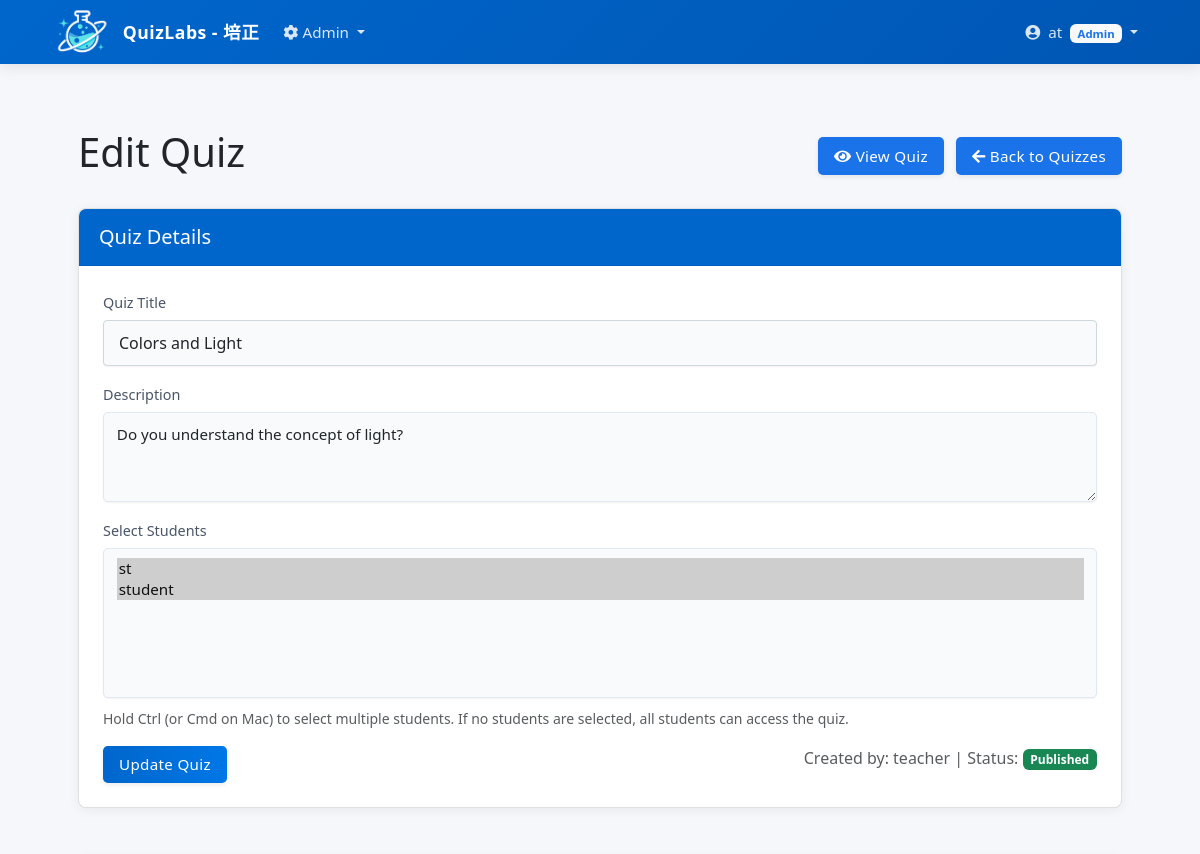
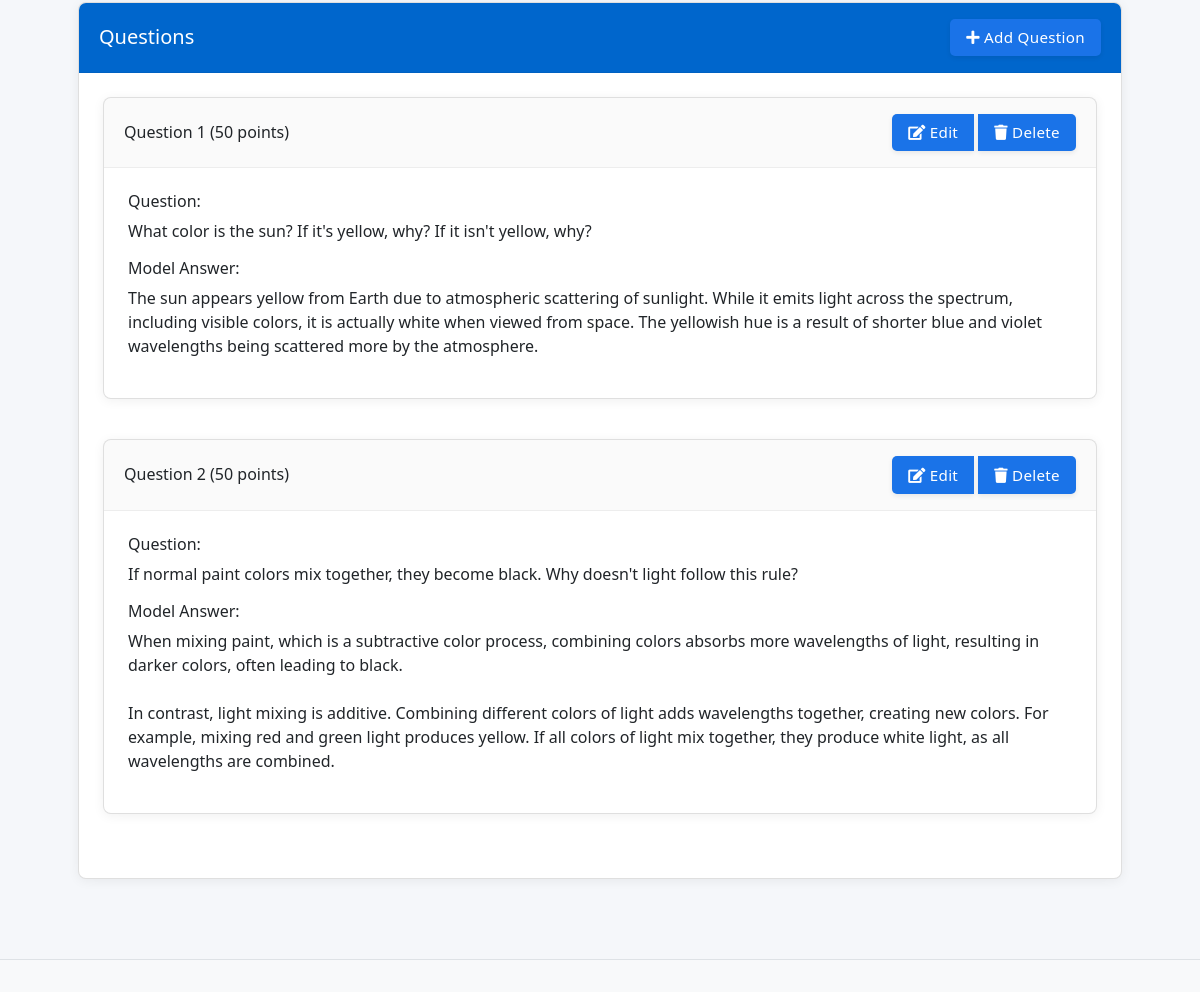
/admin/quizzes/edit_quiz.php?id=gG8jJMx38gn (signed in), run on the app's committed database (2 pictures, top to bottom).
### tables this page shows
CREATE TABLE quizzes (
    id INTEGER PRIMARY KEY AUTOINCREMENT,
    title TEXT NOT NULL,
    description TEXT,
    created_by INTEGER NOT NULL,
    is_published INTEGER DEFAULT 0,
    created_at TIMESTAMP DEFAULT CURRENT_TIMESTAMP,
    updated_at TIMESTAMP DEFAULT CURRENT_TIMESTAMP, hash_id VARCHAR(16), allow_redo INTEGER DEFAULT 0, exam_mode INTEGER DEFAULT 0,
    FOREIGN KEY (created_by) REFERENCES users(id) ON DELETE CASCADE
);

CREATE TABLE quiz_student_access (
    quiz_id INTEGER NOT NULL,
    student_id INTEGER NOT NULL,
    PRIMARY KEY (quiz_id, student_id),
    FOREIGN KEY (quiz_id) REFERENCES quizzes(id) ON DELETE CASCADE,
    FOREIGN KEY (student_id) REFERENCES users(id) ON DELETE CASCADE
);

CREATE TABLE users (
    id INTEGER PRIMARY KEY AUTOINCREMENT,
    username TEXT NOT NULL UNIQUE,
    password TEXT NOT NULL,
    role TEXT NOT NULL CHECK (role IN ('admin', 'teacher', 'student')),
    name TEXT,
    email TEXT,
    created_at TIMESTAMP DEFAULT CURRENT_TIMESTAMP
, hash_id TEXT);

CREATE TABLE questions (
    id INTEGER PRIMARY KEY AUTOINCREMENT,
    quiz_id INTEGER NOT NULL,
    question_text TEXT NOT NULL,
    model_answer TEXT NOT NULL,
    points INTEGER DEFAULT 10,
    created_at TIMESTAMP DEFAULT CURRENT_TIMESTAMP,
    FOREIGN KEY (quiz_id) REFERENCES quizzes(id) ON DELETE CASCADE
);

### lib/database/db.php (called while the page is built, shortened)
<?php
require_once __DIR__ . '/../../config.php';
class Database {
    private $conn;
    public function __construct() {
        try {
            $dir = dirname(DB_FILE);
            $this->conn = new PDO("sqlite:" . DB_FILE);
            $this->conn->setAttribute(PDO::ATTR_ERRMODE, PDO::ERRMODE_EXCEPTION);
            $this->conn->exec('PRAGMA foreign_keys = ON');
            $this->conn->exec('
                CREATE TABLE IF NOT EXISTS settings (
                    id INTEGER PRIMARY KEY AUTOINCREMENT,
                    key TEXT UNIQUE NOT NULL,
                    value TEXT,
                    updated_by INTEGER,
                    updated_at TIMESTAMP DEFAULT CURRENT_TIMESTAMP,
                    FOREIGN KEY (updated_by) REFERENCES users(id)
                )
            ');
            $settingsCount = $this->single("SELECT COUNT(*) as count FROM settings", []);
            $this->query("INSERT OR IGNORE INTO settings (key, value) VALUES (?, ?)", ['quick_login_enabled', '1']);
        } catch(PDOException $e) {
            die("Connection failed: " . $e->getMessage());
        }
    }
    public function query($sql, $params = []) {
        try {
            $stmt = $this->conn->prepare($sql);
            $stmt->execute($params);
            return $stmt;
        } catch(PDOException $e) {
            die("Query failed: " . $e->getMessage());
        }
    }
    public function single($sql, $params = []) {
        $stmt = $this->query($sql, $params);
        return $stmt->fetch(PDO::FETCH_ASSOC);
    }
    public function resultSet($sql, $params = []) {
        $stmt = $this->query($sql, $params);
        return $stmt->fetchAll(PDO::FETCH_ASSOC);
    }
}

### lib/config/config.php (called while the page is built, shortened)
<?php
require_once __DIR__ . '/../database/db.php';
function getIdFromHash($table, $hashId) {
    global $db;
    $result = $db->single("SELECT id FROM $table WHERE hash_id = ?", [$hashId]);
    return $result ? $result['id'] : null;
}

### admin/quizzes/edit_quiz.php (the view, shortened to what this page needs)
<?php
require_once __DIR__ . '/../../config.php';
$db = new Database();
$quiz_hash_id = isset($_GET['id']) ? $_GET['id'] : '';
$quiz_id = getIdFromHash('quizzes', $quiz_hash_id);
$quiz = $db->single("
    SELECT q.*, u.username as creator_name
    FROM quizzes q
    JOIN users u ON q.created_by = u.id
    WHERE q.id = ?
", [$quiz_id]);
$questions = $db->resultSet("
    SELECT * FROM questions
    WHERE quiz_id = ?
    ORDER BY id ASC
", [$quiz_id]);
$quizStudents = $db->resultSet("SELECT student_id FROM quiz_student_access WHERE quiz_id = ?", [$quiz_id]);
$studentIds = array_map(fn($student) => $student['student_id'], $quizStudents);
include_once INCLUDES_PATH . '/header.php';
?>
<div class="container my-4">
    <div class="d-flex justify-content-between align-items-center mb-4">
        <h1>Edit Quiz</h1>
        <div>
            <a href="<?= BASE_URL ?>/admin/quizzes/view_quiz.php?id=<?= $quiz_hash_id ?>" class="btn btn-info">
                <i class="fas fa-eye"></i> View Quiz
            </a>
            <a href="<?= BASE_URL ?>/admin/quizzes" class="btn btn-outline-secondary ms-2">
                <i class="fas fa-arrow-left"></i> Back to Quizzes
            </a>
        </div>
    </div>
    <div class="row">
        <div class="col-md-12 mb-4">
            <div class="card">
                <div class="card-header bg-primary text-white">
                    <h5 class="card-title mb-0">Quiz Details</h5>
                </div>
                <div class="card-body">
                    <form method="post" action="">
                        <div class="mb-3">
                            <label for="title" class="form-label">Quiz Title</label>
                            <input type="text" class="form-control" id="title" name="title" value="<?= htmlspecialchars($quiz['title']) ?>" required>
                        </div>
                        <div class="mb-3">
                            <label for="description" class="form-label">Description</label>
                            <textarea class="form-control" id="description" name="description" rows="3"><?= htmlspecialchars($quiz['description']) ?></textarea>
                        </div>
                        <div class="mb-3">
                            <label for="selected_students" class="form-label">Select Students</label>
                            <select id="selected_students" name="selected_students[]" multiple class="form-select" style="height: 150px;">
                                <?php
                                $students = $db->resultSet("SELECT id, username, name FROM users WHERE role = ? ORDER BY name, username", [ROLE_STUDENT]);
                                foreach ($students as $student):
                                    $display_name = !empty($student['name']) ? $student['name'] . ' (' . $student['username'] . ')' : $student['username'];
                                ?>
                                    <option value="<?= $student['id'] ?>" <?= in_array($student['id'], $studentIds) ? 'selected' : '' ?>><?= htmlspecialchars($display_name) ?></option>
                                <?php endforeach; ?>
                            </select>
                            <div class="mt-2">
                                <small class="text-muted">Hold Ctrl (or Cmd on Mac) to select multiple students. If no students are selected, all students can access the quiz.</small>
                            </div>
                        </div>
                        <div class="d-flex justify-content-between">
                            <div>
                                <button type="submit" name="update_quiz" class="btn btn-primary">Update Quiz</button>
                            </div>
                            <div>
                                <span class="text-muted">Created by: <?= htmlspecialchars($quiz['creator_name']) ?> | Status:
                                    <span class="badge bg-<?= $quiz['is_published'] ? 'success' : 'warning' ?>">
                                        <?= $quiz['is_published'] ? 'Published' : 'Draft' ?>
                                    </span>
                                </span>
                            </div>
                        </div>
                    </form>
                </div>
            </div>
        </div>
        <div class="col-md-12">
            <div class="card">
                <div class="card-header bg-primary text-white d-flex justify-content-between align-items-center">
                    <h5 class="card-title mb-0">Questions</h5>
                    <button type="button" class="btn btn-light btn-sm" data-bs-toggle="modal" data-bs-target="#addQuestionModal">
                        <i class="fas fa-plus"></i> Add Question
                    </button>
                </div>
                <div class="card-body">
                    <?php if (count($questions) > 0): ?>
                        <div class="row">
                            <?php foreach ($questions as $index => $question): ?>
                                <div class="col-md-12 mb-3">
                                    <div class="card">
                                        <div class="card-header d-flex justify-content-between align-items-center">
                                            <h6 class="mb-0">Question <?= $index + 1 ?> (<?= $question['points'] ?> points)</h6>
                                            <div class="btn-group">
                                                <button type="button" class="btn btn-sm btn-outline-primary edit-question-btn"
                                                        data-bs-toggle="modal" data-bs-target="#editQuestionModal"
                                                        data-question-id="<?= $question['id'] ?>"
                                                        data-question-text="<?= htmlspecialchars($question['question_text']) ?>"
                                                        data-model-answer="<?= htmlspecialchars($question['model_answer']) ?>"
                                                        data-points="<?= $question['points'] ?>">
                                                    <i class="fas fa-edit"></i> Edit
                                                </button>
                                                <button type="button" class="btn btn-sm btn-outline-danger delete-question-btn"
                                                        data-bs-toggle="modal" data-bs-target="#deleteQuestionModal"
                                                        data-question-id="<?= $question['id'] ?>">
                                                    <i class="fas fa-trash"></i> Delete
                                                </button>
                                            </div>
                                        </div>
                                        <div class="card-body">
                                            <div class="mb-3">
                                                <h6>Question:</h6>
                                                <p><?= nl2br(htmlspecialchars($question['question_text'])) ?></p>
                                            </div>
                                            <div>
                                                <h6>Model Answer:</h6>
                                                <p><?= nl2br(htmlspecialchars($question['model_answer'])) ?></p>
                                            </div>
                                        </div>
                                    </div>
                                </div>
                            <?php endforeach; ?>
                        </div>
                    <?php else: ?>
                        <div class="alert alert-info">
                            <p>This quiz has no questions yet. Add questions using the "Add Question" button.</p>
                        </div>
                    <?php endif; ?>
                </div>
            </div>
        </div>
    </div>
</div>
<?php include_once INCLUDES_PATH . '/footer.php'; ?>

### assets/css/style.css (style rules this page uses)
:root { --primary-color: #1a73e8; --primary-dark: #0d47a1; --primary-light: #4dabf5; --secondary-color: #90caf9; --secondary-dark: #5d99c6; --accent-color: #2c3e50; --text-color: #2c3e50; --light-text: #546e7a; --lightest-text: #78909c; --background-color: #ffffff; --light-background: #f5f9ff; --border-color: #cfd8dc; --success-color: #0288d1; --danger-color: #d32f2f; --warning-color: #0d47a1; --info-color: #03a9f4; --box-shadow: 0 0.125rem 0.25rem rgba(26, 115, 232, 0.1); --box-shadow-sm: 0 0.125rem 0.25rem rgba(26, 115, 232, 0.1); --box-shadow-md: 0 0.5rem 1rem rgba(26, 115, 232, 0.15); --box-shadow-lg: 0 1rem 3rem rgba(26, 115, 232, 0.175); --border-radius: 0.5rem; --transition: all 0.3s ease; --spacing-xs: 0.5rem; --spacing-sm: 1rem; --spacing-md: 1.5rem; --spacing-lg: 2.5rem; --spacing-xl: 4rem; }
.bg-primary { background-color: var(--primary-color) !important; }
.btn-primary { background-color: var(--primary-color); border-color: var(--primary-color); }
.btn-outline-primary { color: var(--primary-color); border-color: var(--primary-color); }
a { color: var(--primary-color); transition: var(--transition); }
.card { box-shadow: var(--box-shadow); border: 0; transition: transform 0.2s ease, box-shadow 0.2s ease; width: 100%; }
.card-body p, .card-body div, .card-text { white-space: normal; word-wrap: break-word; overflow-wrap: break-word; }
.card-header { font-weight: 500; }
input[type="text"], input[type="password"], input[type="email"], textarea, select { width: 100%; padding: 10px 15px; border: 1px solid var(--border-color); border-radius: 4px; font-size: 1rem; transition: border-color 0.3s; }
.btn { display: inline-block; padding: 10px 20px; background-color: var(--primary-color); color: white; border: none; border-radius: 4px; cursor: pointer; font-size: 1rem; transition: background-color 0.3s; }
.btn-sm { padding: 6px 12px; font-size: 0.875rem; }
.btn-primary { background-color: var(--primary-color); }
html, body { min-height: 100vh; margin: 0; padding: 0; }
body { background-color: #f5f7fa; padding-top: 72px; }
.card { border-radius: 8px; border: none; box-shadow: 0 2px 12px rgba(0, 0, 0, 0.06); transition: all 0.3s ease; margin: 0 0 1.5rem 0; overflow: hidden; width: 100%; }
.card-header { border-bottom: 1px solid rgba(0, 0, 0, 0.05); background-color: rgba(0, 0, 0, 0.02); padding: 1rem 1.25rem; border-top-left-radius: 8px; border-top-right-radius: 8px; font-size: 1.05rem; font-weight: 600; }
.card-header.bg-primary { background-color: #0066cc !important; color: white; }
.card-body { padding: 1.5rem; }
.btn { padding: 0.45rem 1rem; border-radius: 5px; font-weight: 500; font-size: 0.95rem; transition: all 0.3s ease; border: none; box-shadow: 0 2px 5px rgba(0, 0, 0, 0.08); letter-spacing: 0.3px; }
.btn-primary { background-color: #0066cc; background-image: linear-gradient(to right, #0066cc, #0077e6); }
.form-control, .form-select { padding: 0.6rem 0.8rem; border-radius: 5px; border: 1px solid #e2e8f0; background-color: #f8fafc; font-size: 0.95rem; transition: all 0.2s ease; box-shadow: 0 1px 2px rgba(0, 0, 0, 0.05); }
.form-label { font-weight: 500; font-size: 0.9rem; margin-bottom: 0.4rem; color: #4a5568; }
.container { padding-left: 1.5rem; padding-right: 1.5rem; }
.badge { --bs-badge-padding-x: 0.65em; --bs-badge-padding-y: 0.35em; --bs-badge-font-size: 0.75em; --bs-badge-font-weight: 700; --bs-badge-color: #ffffff; --bs-badge-border-radius: var(--bs-border-radius); }

### assets/css/ui-components.css (style rules this page uses)
:root { --primary: #4F46E5; --primaryHover: #4338CA; --secondary: #6b7280; --secondaryHover: #4b5563; --success: #10b981; --danger: #ef4444; --warning: #f59e0b; --info: #3b82f6; --light: #f3f4f6; --dark: #1f2937; --background: #ffffff; --text: #374151; --muted: #9ca3af; --border: #e5e7eb; }

### assets/css/quiz-cards.css (style rules this page uses)
.card-title { word-break: break-word; overflow-wrap: break-word; }
.btn-group { flex-wrap: wrap; gap: 5px; }
.card { transition: transform 0.2s, box-shadow 0.2s; }
.card { border: 1px solid rgba(0, 0, 0, 0.125); }

### data on the page
quizzes: title "Colors and Light", description "Do you understand the concept of light?", created_by.username "teacher"
quiz_student_access: student.username "st ☑ / student ☑"
questions: points "50", question_text "What color is the sun? If it's yellow, why? If it isn't yellow, why?", model_answer "The sun appears yellow from Earth due to atmospheric scattering of sunlight. While it emits light across the spectrum, including visible colors, it is actually white when viewed from space. The yellowish hue is a result of shorter blue and violet wavelengths being scattered more by the atmosphere."
questions: points "50", question_text "If normal paint colors mix together, they become black. Why doesn't light follow this rule?", model_answer "When mixing paint, which is a subtractive color process, combining colors absorbs more wavelengths of light, resulting in darker colors, often leading to black. In contrast, light mixing is additive. Combining different colors of light adds wavelengths together, creating new colors. For example, mixing red and green light produces yellow. If all colors of light mix together, they produce white light, as all wavelengths are combined."

### other printed values
$_SESSION['username'] "at"
$_SESSION['role'] "Admin"
